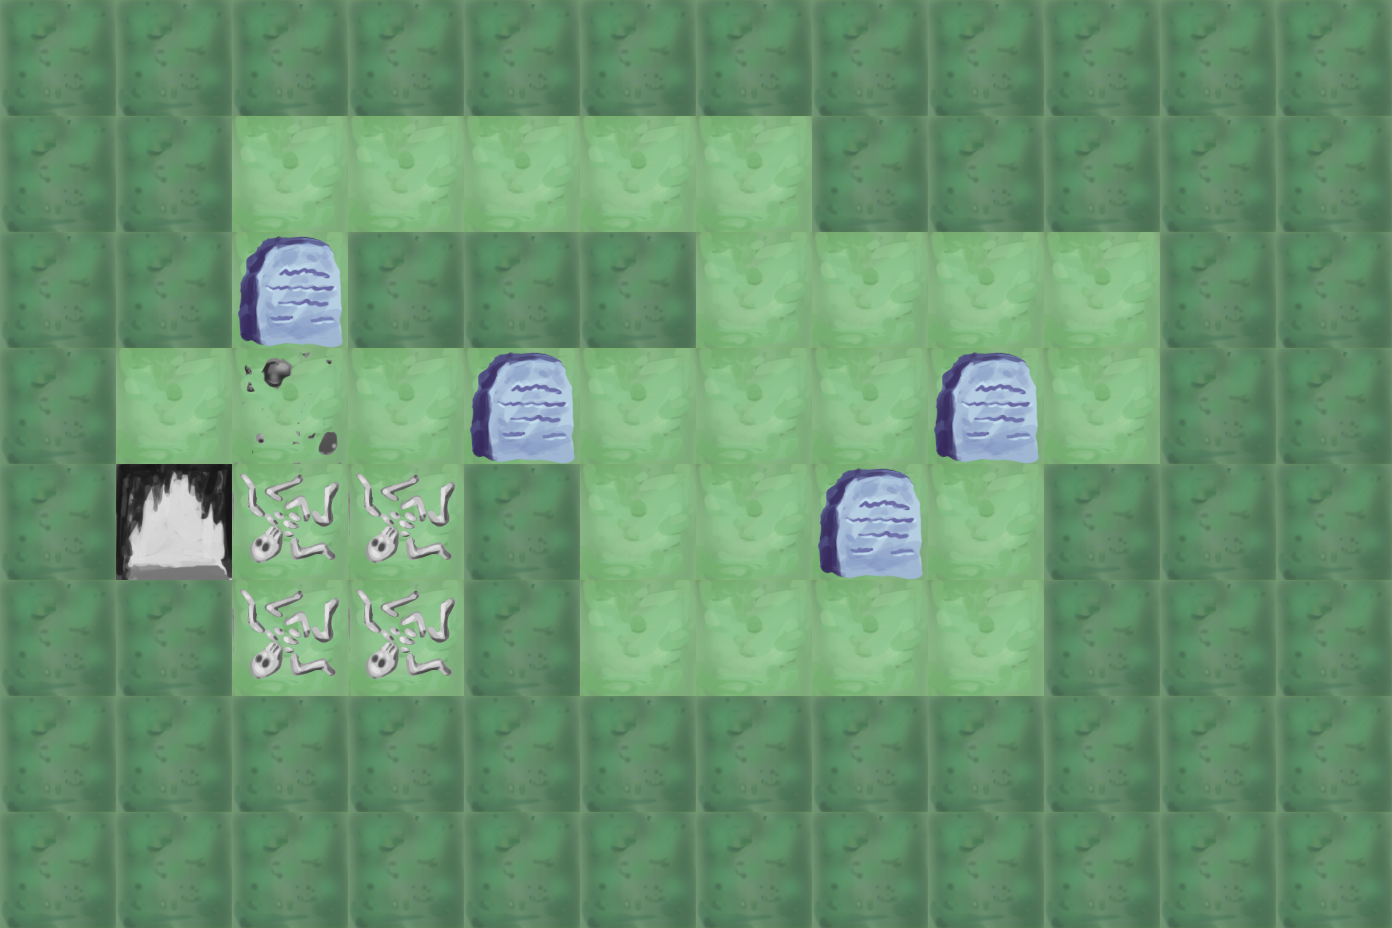

Rendered tile map (Tiled .tmx) drawn with the repository's tilesets; below, a short description and the full map source, tile grids included:
An orthogonal 12x8 tile map with 116x116 px tiles, 3 tile layers (Tile Layer 1, Tile Layer 2, Tile Layer 3), 3 tilesets.

<map version="1.0" orientation="orthogonal" renderorder="right-down" width="12" height="8" tilewidth="116" tileheight="116" nextobjectid="1">
 <tileset firstgid="1" name="tile" tilewidth="116" tileheight="116" tilecount="20" columns="20">
  <image source="../images/tile.png" width="2320" height="116" />
 </tileset>
 <tileset firstgid="21" name="stuff" tilewidth="116" tileheight="116" tilecount="6" columns="6">
  <image source="../images/stuff.png" width="696" height="116" />
 </tileset>
 <tileset firstgid="27" name="triggers" tilewidth="116" tileheight="116" tilecount="6" columns="6">
  <image source="../images/triggers.png" width="696" height="116" />
 </tileset>
 <layer name="Tile Layer 1" width="12" height="8">
  <data encoding="csv">
12,12,12,12,12,12,12,12,12,12,12,12,
12,12,10,10,10,10,10,12,12,12,12,12,
12,12,10,12,12,12,10,10,10,10,12,12,
12,10,10,10,10,10,10,10,10,10,12,12,
12,10,10,10,12,10,10,10,10,12,12,12,
12,12,10,10,12,10,10,10,10,12,12,12,
12,12,12,12,12,12,12,12,12,12,12,12,
12,12,12,12,12,12,12,12,12,12,12,12
</data>
 </layer>
 <layer name="Tile Layer 2" width="12" height="8">
  <data encoding="csv">
0,0,0,0,0,0,0,0,0,0,0,0,
0,0,0,0,0,0,0,0,0,0,0,0,
0,0,21,0,0,0,0,0,0,0,0,0,
0,0,0,0,21,0,0,0,21,0,0,0,
0,0,0,0,0,0,0,21,0,0,0,0,
0,0,0,0,0,0,0,0,0,0,0,0,
0,0,0,0,0,0,0,0,0,0,0,0,
0,0,0,0,0,0,0,0,0,0,0,0
</data>
 </layer>
 <layer name="Tile Layer 3" width="12" height="8">
  <data encoding="csv">
0,0,0,0,0,0,0,0,0,0,0,0,
0,0,0,0,0,0,0,0,0,0,0,0,
0,0,0,0,0,0,0,0,0,0,0,0,
0,0,27,0,0,0,0,0,0,0,0,0,
0,31,28,28,0,0,0,0,0,0,0,0,
0,0,28,28,0,0,0,0,0,0,0,0,
0,0,0,0,0,0,0,0,0,0,0,0,
0,0,0,0,0,0,0,0,0,0,0,0
</data>
 </layer>
</map>
